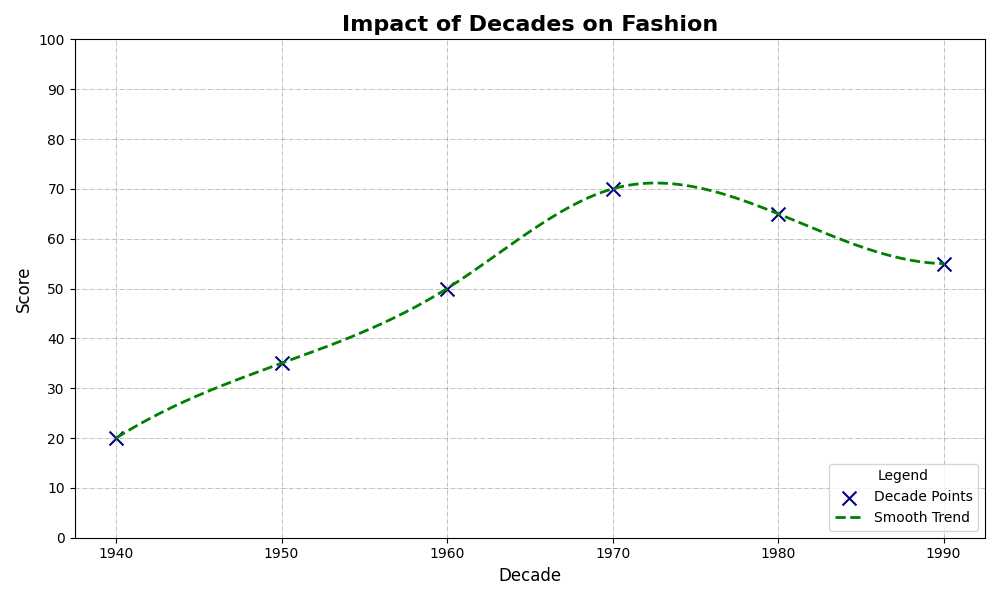

Python code for this plot:
import numpy as np
import matplotlib.pyplot as plt
from scipy.interpolate import make_interp_spline

# Define decades and their influence scores
decades = np.array([1940, 1950, 1960, 1970, 1980, 1990])
influence_scores = np.array([20, 35, 50, 70, 65, 55])

# Generate smooth curve using spline interpolation
decades_smooth = np.linspace(decades.min(), decades.max(), 300)
spline = make_interp_spline(decades, influence_scores, k=3)
influence_scores_smooth = spline(decades_smooth)

# Plot setup
plt.figure(figsize=(10, 6))

# Scatter plot with altered marker and edgecolor
plt.scatter(decades, influence_scores, color='navy', marker='x', label='Decade Points', s=100, edgecolor='orange')

# Smooth line with altered style
plt.plot(decades_smooth, influence_scores_smooth, color='green', linestyle='--', linewidth=2, label='Smooth Trend')

# Title, labels, and legend
plt.title('Impact of Decades on Fashion', fontsize=16, fontweight='bold')
plt.xlabel('Decade', fontsize=12)
plt.ylabel('Score', fontsize=12)
plt.xticks(decades)
plt.yticks(range(0, 101, 10))

# Legend with altered location
plt.legend(title='Legend', loc='lower right')

# Grid alteration and border removal
plt.grid(True, linestyle='-.', linewidth=0.5, color='gray', alpha=0.7)

# Removing the axhline for cleaner look
# plt.axhline(y=50, color='gray', linestyle='--', linewidth=1, alpha=0.7)

plt.xticks(decades)
plt.tight_layout()
plt.show()
